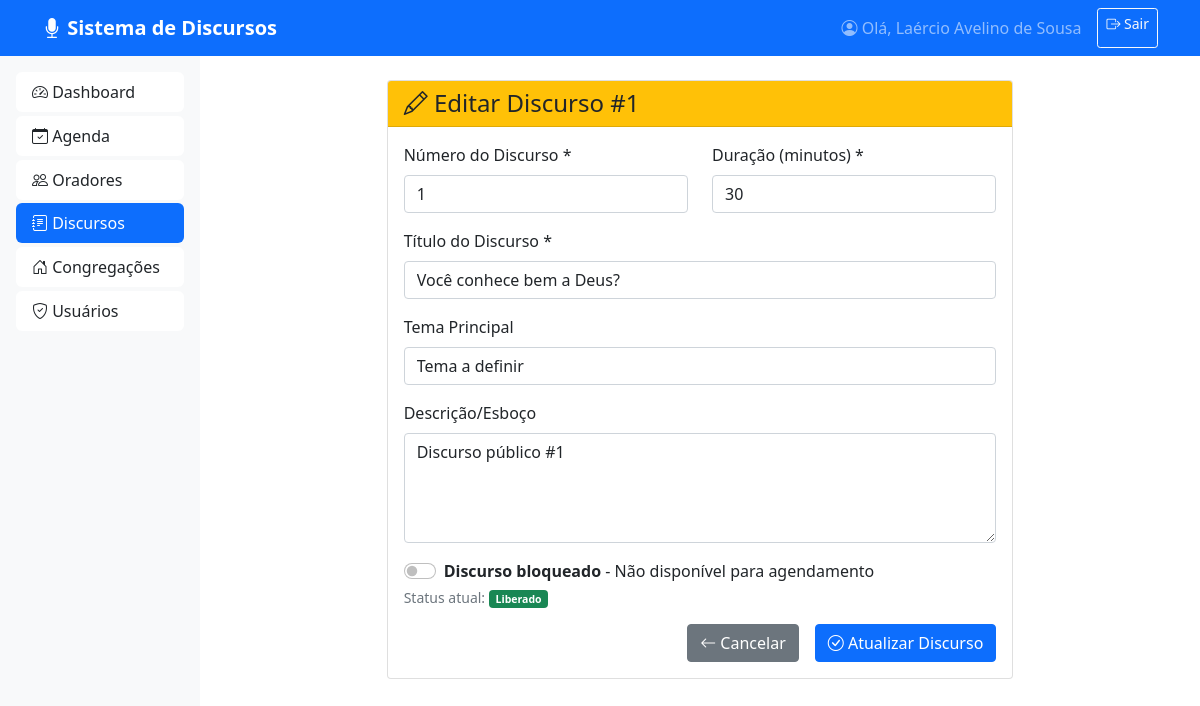
Page /discursos/1/editar (signed in) on the committed database.
### app.py (models this page shows)
class User(UserMixin, db.Model):
    id = db.Column(db.Integer, primary_key=True)
    username = db.Column(db.String(80), unique=True, nullable=False)
    password = db.Column(db.String(120), nullable=False)
    nome = db.Column(db.String(100), nullable=False)
    congregacao_id = db.Column(db.Integer, db.ForeignKey('congregacao.id'))
    ativo = db.Column(db.Boolean, default=True)

class Discurso(db.Model):
    id = db.Column(db.Integer, primary_key=True)
    numero = db.Column(db.Integer, nullable=False)
    titulo = db.Column(db.String(200), nullable=False)
    tema = db.Column(db.String(200), default="Tema a definir")
    descricao = db.Column(db.Text)
    duracao = db.Column(db.Integer, default=30)
    bloqueado = db.Column(db.Boolean, default=False)
    ativo = db.Column(db.Boolean, default=True)

### app.py (the view, shortened to what this page needs)
@app.route('/discursos/<int:id>/editar', methods=['GET', 'POST'])
@login_required
def editar_discurso(id):
    discurso = Discurso.query.get_or_404(id)
    return render_template('discursos/editar.html', discurso=discurso)

### app.py (called while the page is built)
@login_manager.user_loader
def load_user(user_id):
    return User.query.get(int(user_id))

### templates/discursos/editar.html (shortened to what this page needs)
{% extends "base.html" %}
{% block content %}
<div class="row justify-content-center">
    <div class="col-md-8">
        <div class="card">
            <div class="card-header bg-warning text-dark">
                <h4 class="card-title mb-0">
                    <i class="bi bi-pencil"></i> Editar Discurso #{{ discurso.numero }}
                </h4>
            </div>
            <div class="card-body">
                <form method="POST">
                    <div class="row">
                        <div class="col-md-6">
                            <div class="mb-3">
                                <label for="numero" class="form-label">Número do Discurso *</label>
                                <input type="number" class="form-control" id="numero" name="numero"
                                       value="{{ discurso.numero }}" min="1" max="200" required>
                            </div>
                        </div>
                        <div class="col-md-6">
                            <div class="mb-3">
                                <label for="duracao" class="form-label">Duração (minutos) *</label>
                                <input type="number" class="form-control" id="duracao" name="duracao"
                                       value="{{ discurso.duracao }}" min="5" max="60" required>
                            </div>
                        </div>
                    </div>
                    <div class="mb-3">
                        <label for="titulo" class="form-label">Título do Discurso *</label>
                        <input type="text" class="form-control" id="titulo" name="titulo"
                               value="{{ discurso.titulo }}" required>
                    </div>
                    <div class="mb-3">
                        <label for="tema" class="form-label">Tema Principal</label>
                        <input type="text" class="form-control" id="tema" name="tema"
                               value="{{ discurso.tema }}">
                    </div>
                    <div class="mb-3">
                        <label for="descricao" class="form-label">Descrição/Esboço</label>
                        <textarea class="form-control" id="descricao" name="descricao"
                                  rows="4">{{ discurso.descricao or '' }}</textarea>
                    </div>
                    <div class="mb-3">
                        <div class="form-check form-switch">
                            <input class="form-check-input" type="checkbox" id="bloqueado" name="bloqueado"
                                {% if discurso.bloqueado %}checked{% endif %}>
                            <label class="form-check-label" for="bloqueado">
                                <strong>Discurso bloqueado</strong> - Não disponível para agendamento
                            </label>
                        </div>
                        <div class="form-text">
                            Status atual:
                            {% if discurso.bloqueado %}
                                <span class="badge bg-danger">Bloqueado</span>
                            {% else %}
                                <span class="badge bg-success">Liberado</span>
                            {% endif %}
                        </div>
                    </div>
                    <div class="d-grid gap-2 d-md-flex justify-content-md-end">
                        <a href="{{ url_for('listar_discursos') }}" class="btn btn-secondary me-md-2">
                            <i class="bi bi-arrow-left"></i> Cancelar
                        </a>
                        <button type="submit" class="btn btn-primary">
                            <i class="bi bi-check-circle"></i> Atualizar Discurso
                        </button>
                    </div>
                </form>
            </div>
        </div>
    </div>
</div>
{% endblock %}

### templates/base.html (shortened to what this page needs)
<!DOCTYPE html>
<html lang="pt-BR">
<head>
    <link href="https://cdn.jsdelivr.net/npm/bootstrap@5.1.3/dist/css/bootstrap.min.css" rel="stylesheet">
    <link rel="stylesheet" href="https://cdn.jsdelivr.net/npm/bootstrap-icons@1.8.0/font/bootstrap-icons.css">
</head>
<body>
    <nav class="navbar navbar-expand-lg navbar-dark bg-primary">
        <div class="container">
            <a class="navbar-brand fw-bold" href="{{ url_for('dashboard') }}">
                <i class="bi bi-mic-fill"></i> Sistema de Discursos
            </a>
            <div class="collapse navbar-collapse" id="navbarNav">
                <div class="navbar-nav ms-auto">
                    <span class="navbar-text me-3">
                        <i class="bi bi-person-circle"></i> Olá, {{ current_user.nome }}
                    </span>
                    <a class="btn btn-outline-light btn-sm" href="{{ url_for('logout') }}">
                        <i class="bi bi-box-arrow-right"></i> Sair
                    </a>
                </div>
            </div>
        </div>
    </nav>
    <div class="container-fluid">
        <div class="row">
            <div class="col-md-3 col-lg-2 sidebar p-3">
                <div class="list-group">
                    <a href="{{ url_for('dashboard') }}"
                       class="list-group-item list-group-item-action {% if request.endpoint == 'dashboard' %}active{% endif %}">
                        <i class="bi bi-speedometer2"></i> Dashboard
                    </a>
                    <a href="{{ url_for('listar_agenda') }}"
                       class="list-group-item list-group-item-action {% if request.endpoint == 'listar_agenda' %}active{% endif %}">
                        <i class="bi bi-calendar-check"></i> Agenda
                    </a>
                    <a href="{{ url_for('listar_oradores') }}"
                       class="list-group-item list-group-item-action {% if request.endpoint in ['listar_oradores', 'novo_orador', 'editar_orador'] %}active{% endif %}">
                        <i class="bi bi-people"></i> Oradores
                    </a>
                    <a href="{{ url_for('listar_discursos') }}"
                       class="list-group-item list-group-item-action {% if request.endpoint in ['listar_discursos', 'novo_discurso', 'editar_discurso', 'importar_discursos'] %}active{% endif %}">
                        <i class="bi bi-journal-text"></i> Discursos
                    </a>
                    <a href="{{ url_for('listar_congregacoes') }}"
                       class="list-group-item list-group-item-action {% if request.endpoint in ['listar_congregacoes', 'nova_congregacao'] %}active{% endif %}">
                        <i class="bi bi-house-door"></i> Congregações
                    </a>
                    <a href="{{ url_for('listar_usuarios') }}"
                       class="list-group-item list-group-item-action {% if request.endpoint in ['listar_usuarios', 'novo_usuario', 'editar_usuario'] %}active{% endif %}">
                        <i class="bi bi-shield-check"></i> Usuários
                    </a>
                </div>
            </div>
            <div class="col-md-9 col-lg-10 p-4">
                {% block content %}{% endblock %}
            </div>
        </div>
    </div>
</body>
</html>

### templates/base.html (style rules this page uses)
.sidebar { min-height: calc(100vh - 56px); background-color: #f8f9fa; }
.sidebar .list-group-item { border: none; border-radius: 0.375rem; margin-bottom: 0.25rem; }
.navbar-brand { font-weight: 700; }

### rows in the picture
User: nome "Laércio Avelino de Sousa"
Discurso: numero "1", duracao "30", titulo "Você conhece bem a Deus?", tema "Tema a definir", descricao "Discurso público #1"
